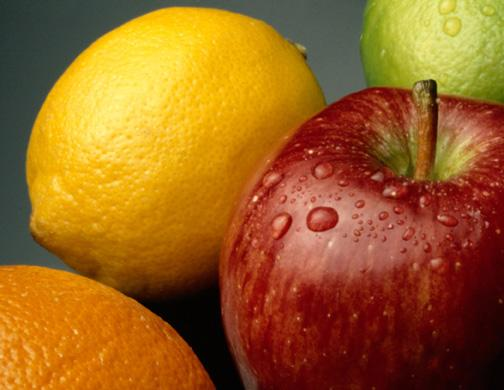
#> input picture images/fruit3.jpg, 504 x 390 px, found by its file name
$ python ROTHA_Dapravith_e20190915_TP5_20240118092454.py
#> lines starting #> are read from the running program, lines starting #| are printed output that depends on the picture
import cv2 as cv
import numpy as np

img = cv.imread("images/fruit3.jpg")
#> img is the input picture: shape (390, 504, 3); mean B, G, R 32.1, 98.1, 155.4
cv.imshow("Original Image", img)

def adjust_darkness(image, modify_value):
    # Ensure values are within [0, 255]
#> called with modify_value = 199
    darkness = np.maximum(image - modify_value, 0).astype(np.uint8)
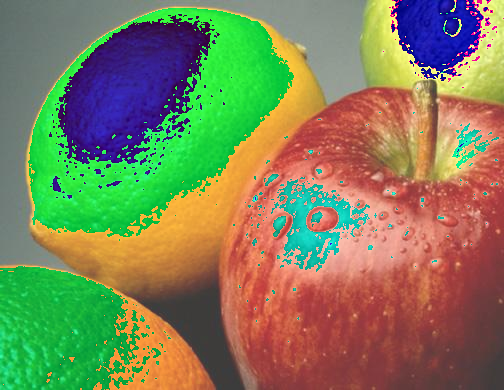
#> darkness: shape (390, 504, 3); mean B, G, R 89.1, 128.4, 128.3
    return darkness

def adjust_brightness(image, modify_value):
    # Ensure values are within [0, 255]
#> called with modify_value = 100
    brightness = np.minimum(image + modify_value, 255).astype(np.uint8)
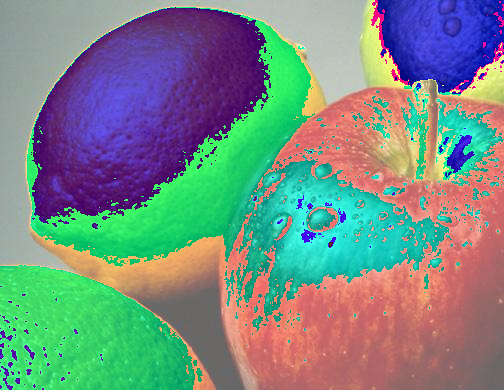
#> brightness: shape (390, 504, 3); mean B, G, R 132.1, 139.1, 119.5
    return brightness

# Apply adjustments
darkness_image = adjust_darkness(img, 199)
brightness_image = adjust_brightness(img, 100)

# Display results
cv.imshow("Darkness Image", darkness_image)
cv.imshow("Brightness Image", brightness_image)

cv.waitKey(0)
cv.destroyAllWindows()

$ run again, with images/fruit1.jpg copied over images/fruit3.jpg
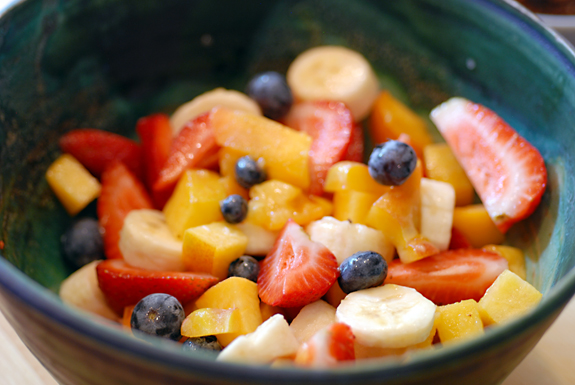
#> input picture images/fruit1.jpg, 575 x 385 px, found by its file name
#> img is the input picture: shape (385, 575, 3); mean B, G, R 68, 97.8, 128.9
#> in adjust_darkness, `darkness = np.maximum(image - modify_value, 0).astype(np.uint8)`:
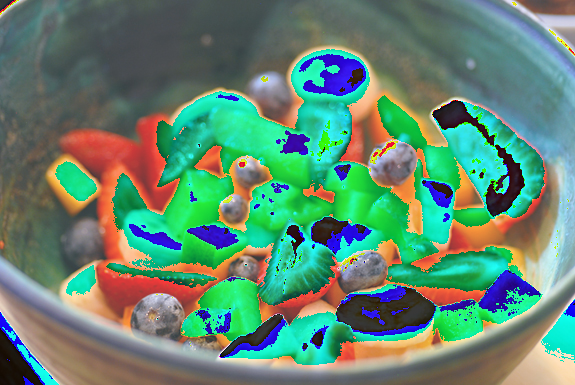
#> darkness: shape (385, 575, 3); mean B, G, R 113.4, 135.1, 97.5
#> in adjust_brightness, `brightness = np.minimum(image + modify_value, 255).astype(np.uint8)`:
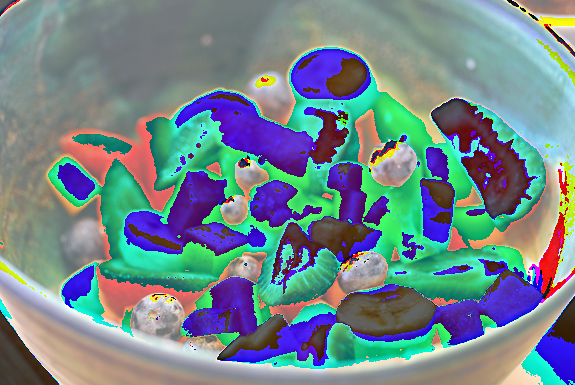
#> brightness: shape (385, 575, 3); mean B, G, R 139.4, 134.4, 114

$ run again, with images/fruit2.jpg copied over images/fruit3.jpg
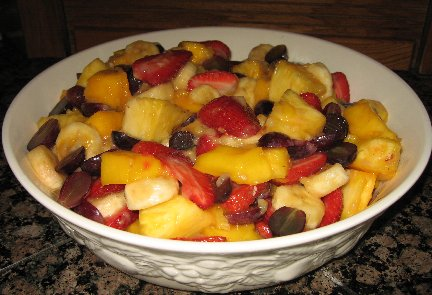
#> input picture images/fruit2.jpg, 432 x 295 px, found by its file name
#> img is the input picture: shape (295, 432, 3); mean B, G, R 53.5, 90.8, 124.9
#> in adjust_darkness, `darkness = np.maximum(image - modify_value, 0).astype(np.uint8)`:
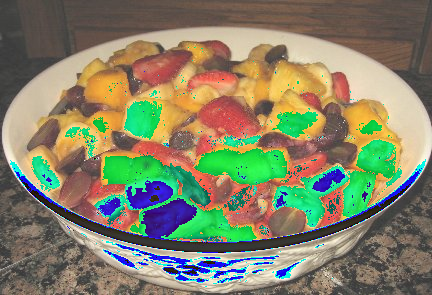
#> darkness: shape (295, 432, 3); mean B, G, R 103.5, 130.9, 132.3
#> in adjust_brightness, `brightness = np.minimum(image + modify_value, 255).astype(np.uint8)`:
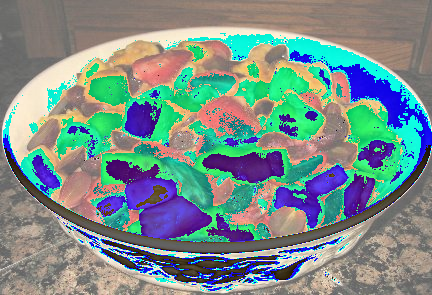
#> brightness: shape (295, 432, 3); mean B, G, R 138.4, 142.3, 120.9

$ run again, with images/fruit4.jpg copied over images/fruit3.jpg
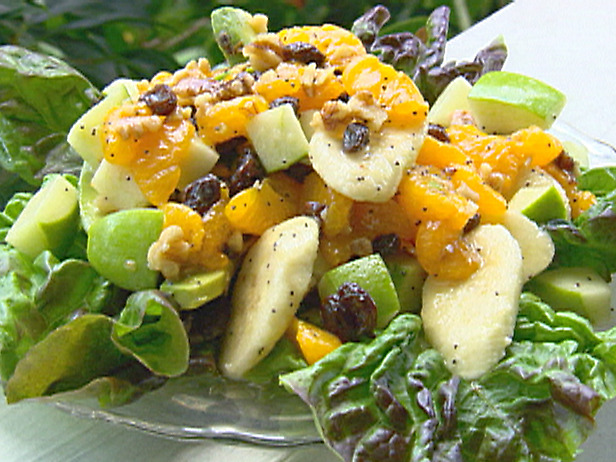
#> input picture images/fruit4.jpg, 616 x 462 px, found by its file name
#> img is the input picture: shape (462, 616, 3); mean B, G, R 86.8, 145.3, 146.5
#> in adjust_darkness, `darkness = np.maximum(image - modify_value, 0).astype(np.uint8)`:
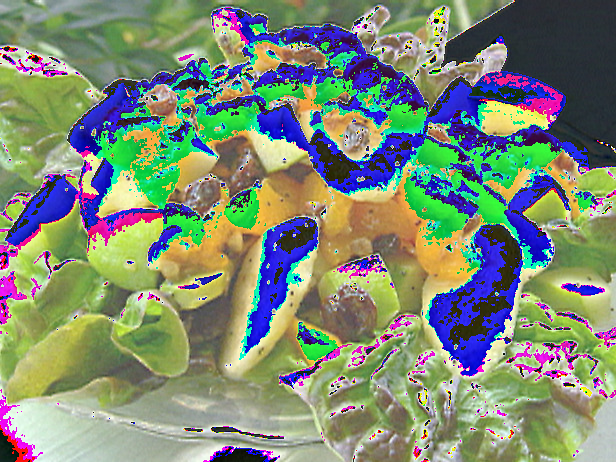
#> darkness: shape (462, 616, 3); mean B, G, R 116.8, 138.3, 126
#> in adjust_brightness, `brightness = np.minimum(image + modify_value, 255).astype(np.uint8)`:
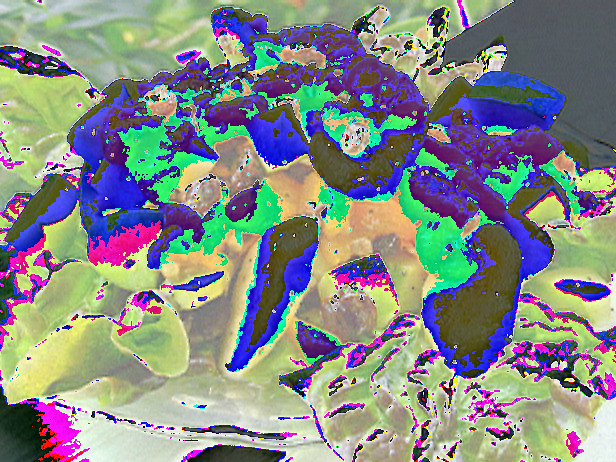
#> brightness: shape (462, 616, 3); mean B, G, R 134.4, 137.6, 132.7
